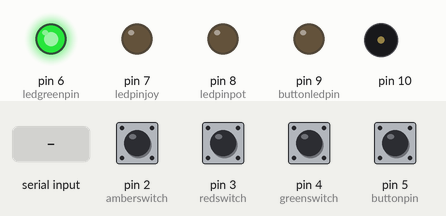
Simulated run of this sketch. Board: Arduino Uno, built with avr-gcc and run on an emulated ATmega328P. Shown: output pins drawn as LEDs (lit = HIGH), buzzer (waves = sounding). The inputs (shaded band) are chosen by the test bench; at power-on: pin 5 (buttonpin) HIGH, pin 2 (amberswitch), pin 3 (redswitch), pin 4 (greenswitch) LOW. Random numbers use the default seed unless the sketch sets one; what the sketch prints to the serial monitor is not drawn.

Above: at 0.9 s.
1.0 s: "u" received over Serial
2.5 s: pin 5 (buttonpin) pulled LOW for 1 s
At 4.0 s:
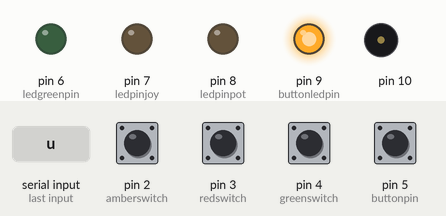
5.1 s: pin 5 (buttonpin) pulled LOW for 0.15 s
At 6.3 s:
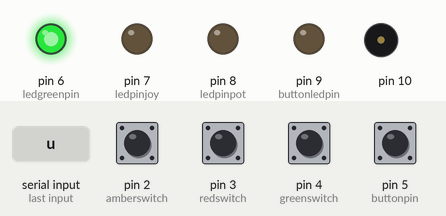
6.7 s: "d" received over Serial
At 7.91 s:
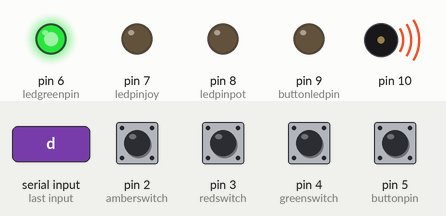
Timing chart, 0 to 9.7 s (numbered marks = the images above; inputs shaded):
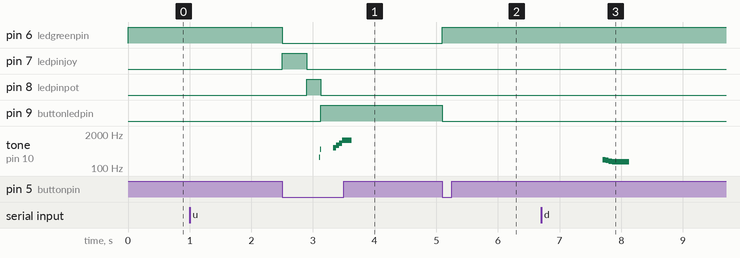

The sketch:

sketch_nov30a.ino
```cpp
int game = 0;
//--------------------//
bool g1 = false;
bool g2 = false;
bool g3 = false;
bool g4 = false;
int attempts;
//--------------------//
int correctCount = 0;
const String Code[3] = {"666*420", "#3825968", "8675309*"};
const int switches[3][3] = {{LOW, LOW, HIGH},{LOW, HIGH, LOW}, {LOW, LOW, LOW}};
const String combo[3] = {"uuddlrlr", "uuddllrr", "ulrlludr"}; //note combo must be 8 digits
const int note[3] = {440, 587, 261};
//--------------------//
int comboCount = 0;
//--------------------//
int ledgreenpin = 6;
int ledpinjoy = 7;
int ledpinpot = 8;
int buttonledpin = 9;
//--------------------//
int analogpinjoy1 = A0;
int analogpinjoy2 = A1;
int analogpinjoy3 = A2;
//--------------------//
int analogpinpot3 = A5;
//--------------------//
int amberswitch = 2;
int redswitch = 3;
int greenswitch = 4;
//--------------------//
int buttonpin = 5;
//--------------------//
int buzzmain = 10;
int buzzsecondary = 11;
//--------------------//
int randNum;


void setup() {
  // put your setup code here, to run once:
  Serial.begin(9600);
  //--------------------//
  pinMode(amberswitch, INPUT);
  pinMode(redswitch, INPUT);
  pinMode(greenswitch, INPUT);
  //--------------------//
  pinMode(analogpinjoy1, INPUT);
  pinMode(analogpinjoy2, INPUT);
  pinMode(analogpinjoy3, INPUT);
  //--------------------//
  pinMode(analogpinpot3, INPUT);
  //--------------------//
  pinMode(ledgreenpin, OUTPUT);
  pinMode(ledpinjoy, OUTPUT);
  pinMode(ledpinpot, OUTPUT);
  pinMode(buttonledpin, OUTPUT);
  //--------------------//
  pinMode(buttonpin, INPUT_PULLUP);
  //--------------------//
  digitalWrite(ledgreenpin, HIGH);
  digitalWrite(ledpinjoy, LOW);
  digitalWrite(ledpinpot, LOW);
  digitalWrite(buttonledpin, LOW);


  randomSeed(analogRead(A3));
  randNum = random() %3;
  while(!Serial.available())
  {

  }
  attempts = Serial.read();
  attempts -= 48;

  if (attempts > 9)
  attempts = 10;

  if (attempts <=0)
  attempts = 1;

  Serial.println(attempts);
}

void loop() {

while(attempts <= 0)
{
  lose();
  delay(600);
}

  String input;
  while (Serial.available())
  {
    input = Serial.readString();
    if (game == 0)
      screen(input);

  }

  if (digitalRead(buttonpin) == LOW)
  {
    updateleds();
    game++;
    game = game % 4;
    delay(200);
  }
  if (game == 1)
  {
    joy();
  }
  if (game == 2)
  {
    pot();
  }
  if (game == 3)
  {
    switcher();
  }
  if(g1 && g2 && g3 && g4)
  {
    win();
  }
}
////////////////////////////////////////////////////////////////////////////////////////////////////////////////////////////////////////
void updateleds()
{
  if (game == 0)
  {
    digitalWrite(ledgreenpin, LOW);
    digitalWrite(ledpinjoy, HIGH);
    digitalWrite(ledpinpot, LOW);
    digitalWrite(buttonledpin, LOW);

  }
  if (game == 1)
  {
    digitalWrite(ledgreenpin, LOW);
    digitalWrite(ledpinjoy, LOW);
    digitalWrite(ledpinpot, HIGH);
    digitalWrite(buttonledpin, LOW);
  }
  if (game == 2)
  {
    digitalWrite(ledgreenpin, LOW);
    digitalWrite(ledpinjoy, LOW);
    digitalWrite(ledpinpot, LOW);
    digitalWrite(buttonledpin, HIGH);
  }
  if (game == 3)
  {
    digitalWrite(ledgreenpin, HIGH);
    digitalWrite(ledpinjoy, LOW);
    digitalWrite(ledpinpot, LOW);
    digitalWrite(buttonledpin, LOW);
  }

}
////////////////////////////////////////////////////////////////////////////////////////////////////////////////////////////////////////////

void screen(String& input)
{
  if (input == Code[randNum])
  {
    winSound();
    input = "";
    g1 = true;
  }
  else if (input == "")
  {
    noTone(1);
  }
  else
  {
    loseSound();
    input = "";
  }
}
/////////////////////////////////////////////////////////////////////////////////////////////////////////////////////////////////////////////

void switcher()
{
  if (g4 == false)
  {
    if (digitalRead(amberswitch) == switches[randNum][0] && digitalRead(redswitch) == switches[randNum][1] && digitalRead(greenswitch) == switches[randNum][2])
    {
      winSound();
      g4 = true;
    }
  }

}
/////////////////////////////////////////////////////////////////////////////////////////////////////////////////////////////////////////////

void pot()
{
  if (g3 == false)
  {
    tone(11, note[randNum], 14);
    delay(14);
    int temp = analogRead(A5);
    tone(10, temp, 14);
    delay(14);

    if (temp < note[randNum]+5 && temp > note[randNum] - 5)
    {
      correctCount++;
    }
    else
    {
      correctCount = 0;
    }

    if (correctCount >= 50)
    {
      winSound();
      g3 = true;
    }
  }
}
/////////////////////////////////////////////////////////////////////////////////////////////////////////////////////////////////////////////

void joy()
{
  if (g2 == false)
  {
    int tempX = analogRead(analogpinjoy1);
    int tempY = analogRead(analogpinjoy2);
    char direct;

    int x = map(tempX, 0, 1024, 0, 10);
    int y = map(tempY, 0, 1024, 0, 10);

    if (x == 0 && y == 5)
    {
      direct = 'd';
      tone(10, 300, 200);
    }
    else if (x == 5 && y == 0)
    {
      direct = 'l';
      tone(10, 440, 200);
    }
    else if (x == 9 && y == 5)
    {
      direct = 'u';
      tone(10, 660, 200);
    }
    else if (x == 5 && y == 9)
    {
      direct = 'r';
      tone(10, 520, 200);
    }

    Serial.println(direct);
    if (direct == combo[randNum][comboCount])
    {
      comboCount++;
    }
    else if (comboCount == 8)
    {
      winSound();
      g2 = true;
      comboCount = 0;
    }
    else
    {
      if (direct == 'u' || direct == 'd' || direct == 'l' || direct == 'r')
      {
        comboCount = 0;
        loseSound();
      }
    }
    delay(200);
  }
}
/////////////////////////////////////////////////////////////////////////////////////////////////////////////////////////////////////////////
void loseSound()
{
  tone(10, 208, 140);
  delay(50);
  tone(10, 196, 140);
  delay(50);
  tone(10, 185, 140);
  delay(50);
  tone(10, 175, 280);
attempts--;
}
/////////////////////////////////////////////////////////////////////////////////////////////////////////////////////////////////////////////
void winSound()
{
  tone(10, 585, 150);
  delay(50);
  tone(10, 740, 150);
  delay(50);
  tone(10, 880, 150);
  delay(50);
  tone(10, 1175, 150);
  delay(50);
}

///////////////////////////////////////////////////////////////////////////////////////////
void win()
{
  tone(10, 392, 100);
  delay(300);
  tone(10, 392, 100);
  delay(100);
  tone(10, 587, 400);
  delay(400);
  tone(10, 494, 200);
  delay(200);

  tone(10, 698, 200);
  delay(200);
  tone(10, 587, 200);
  delay(200);
  tone(10, 880, 200);
  delay(200);
  tone(10, 698, 200);
  delay(200);

  tone(10, 1046, 600);
  delay(600);
}
////////////////////////////////////////////////////////////////////
void lose()
{
  tone(10, 523, 200);
  delay(200);
  tone(10, 294, 200);
  delay(300);
  tone(10, 262, 100);
  delay(100);
  tone(10, 392, 600);
  delay(600);
  for (int i = 622; i > 261; i=i -20)
  {
    tone(10, i, 14);
    delay(14);
    tone(11, i-50, 14);
    delay(14);
  }
}
```

Measured:
- after the input at 1.0 s, every drawn part: stays the same
- after the input at 2.5 s, pin 6 (ledgreenpin): HIGH → LOW at once; pin 7 (ledpinjoy): LOW → HIGH at once, → LOW 0.40 s later
- after the input at 5.1 s, pin 6 (ledgreenpin): LOW → HIGH at once; pin 9 (buttonledpin): HIGH → LOW at once
- after the input at 6.7 s, tone on pin 10: plays 208 Hz for 0.05 s, 196 Hz for 0.05 s, 185 Hz for 0.05 s, 175 Hz for 0.28 s, starting after 1.0 s
